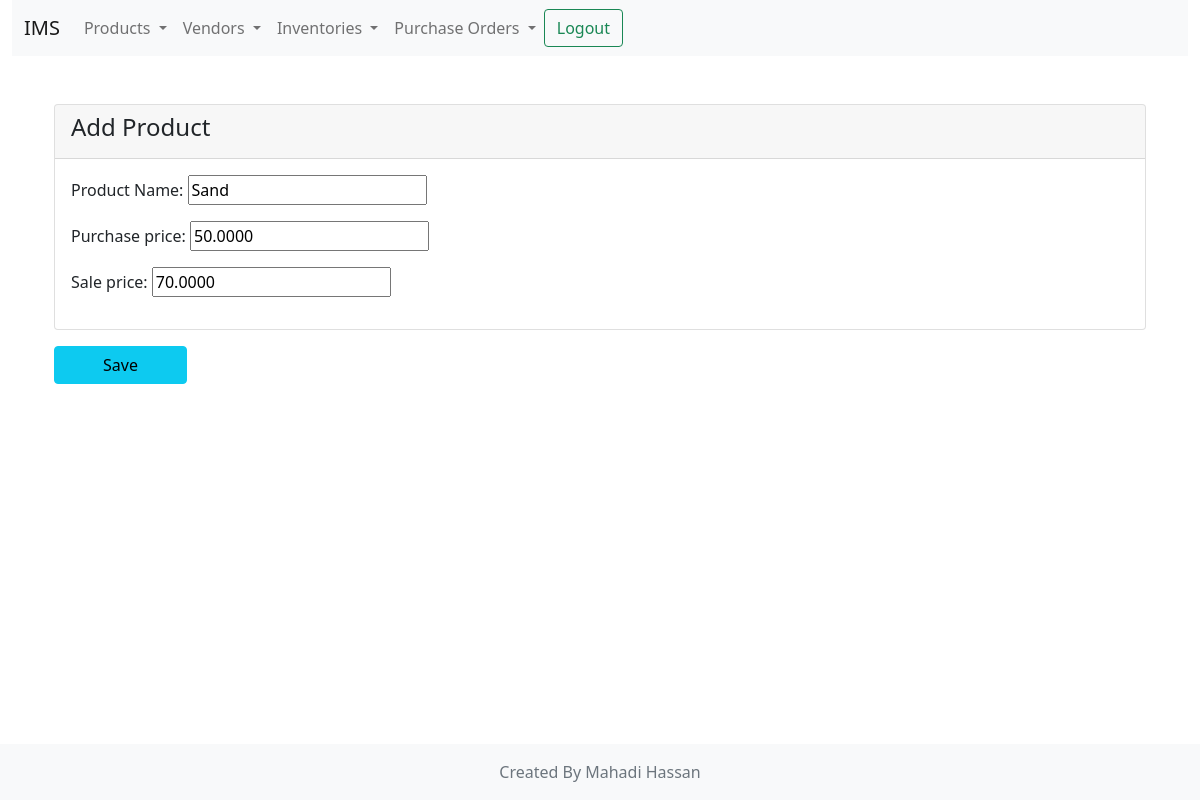
The app's page /products/edit/2/ (signed in) with its own data.
### products/models.py (models this page shows, shortened)
class Product(models.Model):
    name = models.CharField(max_length=256, verbose_name='Product Name')
    code = models.CharField(max_length=256, verbose_name='Code', blank=True, null=True)
    purchase_price = models.DecimalField(max_digits=15, decimal_places=4, blank=True, null=True)
    sale_price = models.DecimalField(max_digits=15, decimal_places=4)
    class Meta:
        verbose_name = "Product"
        verbose_name_plural = "Products"

### products/views.py (the view)
# urls.py: path('edit/<int:product_id>/', edit, name='edit_product'),
@login_required(login_url='/accounts/login/')
def edit(request, product_id, **kwargs):
    product = get_object_or_404(Product, pk=product_id)
    form = ProductForm(instance=product)
    if request.method == 'POST':
        form = ProductForm(request.POST, instance=product)
        if form.is_valid():
            form.save(commit=True)
            messages.success(request, message="Product Updated Successfully.")
            return redirect('product_index')
    return render(request, 'product/add.html', {'form': form, 'title': 'Product Edit'})

### products/forms.py (shortened to what this page needs)
class ProductForm(forms.ModelForm):
    class Meta:
        model = Product
        fields = ('name', 'purchase_price', 'sale_price')

### context_processor.py (called while the page is built)
def default_context_data(request):
    menu_file = open(menu_file_path)
    data = json.load(menu_file)
    menu_file.close()
    return {
        "menu": data
    }

### templates/product/add.html (shortened to what this page needs)
{% extends 'base.html' %}
{% block content %}
    <div class="container mt-4">
    <form method="post">
        <div class="card">
            <div class="card-header">
                <h4>Add Product</h4>
            </div>
            <div class="card-body">
                {{ form.as_p }}
            </div>
        </div>
        <div class="mt-3 mb-5">
            <button type="submit" class="px-5 btn btn-info">Save</button>
        </div>
    </form>
</div>
{% endblock %}

### records on screen
Product: name "Sand", purchase_price "50.0000", sale_price "70.0000"

### other values on screen
{{ menu.name }} "IMS"
{{ item.label }} "Products" "Vendors" "Inventories" "Purchase Orders"
